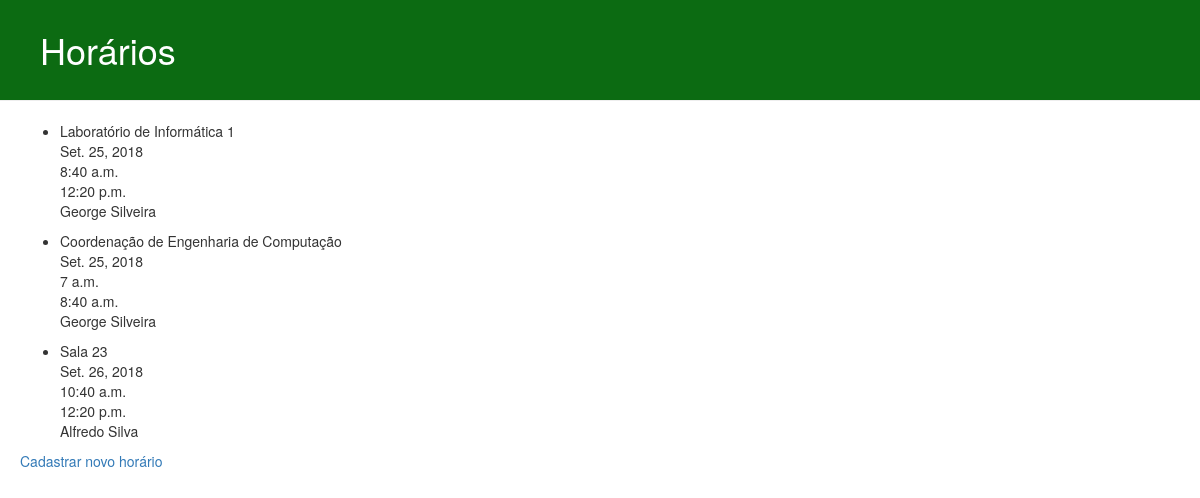
Before: /schedules.html with the older database file.
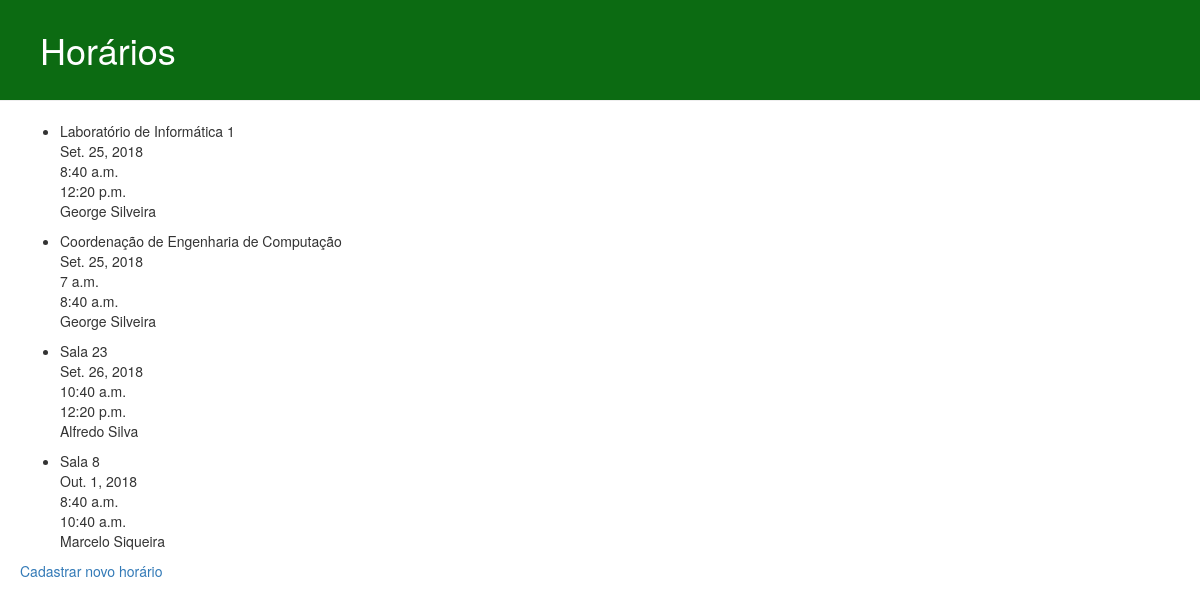
After: the same page with the newer database file.
### ifaccapp/models.py (models this page shows)
class Schedule(models.Model):
    day = models.DateField(null=True)
    entryTime = models.TimeField(null=True)
    exitTime = models.TimeField(null=True)
    person = models.ForeignKey('Person', on_delete=models.CASCADE)
    ambient = models.ForeignKey('Ambient', on_delete=models.CASCADE)

class Ambient(models.Model):
    name = models.TextField(null=True)
    ID = models.TextField(primary_key=True)
    def __str__(self):
        return self.name

class Person(models.Model):
    name = models.TextField(null=True)
    registration = models.BigIntegerField(primary_key=True)  # matrícula
    tag = models.IntegerField(null=True)
    def __str__(self):
        return self.name

### ifaccapp/views.py (the view)
# urls.py: path('schedules.html', views.schedules, name='schedules'),
def schedules(request):
    schedules = Schedule.objects.all()
    return render(request, 'ifaccapp/schedules.html', {'schedules': schedules})

### ifaccapp/templates/ifaccapp/schedules.html (shortened to what this page needs)
<!DOCTYPE html>
{% load static %}
<html lang="pt-br">
    <head>
        <link rel="stylesheet" href="//maxcdn.bootstrapcdn.com/bootstrap/3.2.0/css/bootstrap.min.css">
        <link rel="stylesheet" href="//maxcdn.bootstrapcdn.com/bootstrap/3.2.0/css/bootstrap-theme.min.css">
        <link rel="stylesheet" href="{% static 'css/ifaccapp.css' %}">
    </head>
    <body>
        <div class="page-header">
            <h1>Horários</h1>
        </div>
        <div class="content">
            <br/>
            <ul>
                {% for schedule in schedules %}
                    <li>
                        <p>
                            {{ schedule.ambient }} <br/>
                            {{ schedule.day }} <br/>
                            {{ schedule.entryTime }} <br/>
                            {{ schedule.exitTime }} <br/>
                            {{ schedule.person}} <br/>
                        </p>
                    </li>
                {% endfor %}
            </ul>
            <a href="register/register_schedule.html">Cadastrar novo horário</a>
        </div>
    </body>
</html>

Changed rows visible on the page:
added Schedule: ambient "Sala 8", day "Out. 1, 2018", entryTime "8:40 a.m.", exitTime "10:40 a.m.", person "Marcelo Siqueira"
